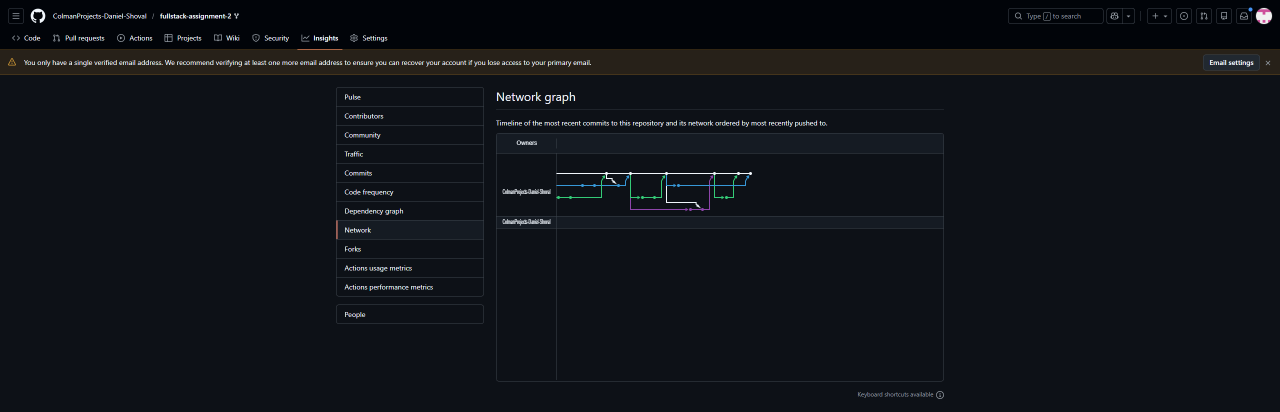
#> input picture backend/network.png, 2559 x 824 px (shown at 1/2 size)
$ python -i pixel_metrics.py   (imports and definitions only)
#> lines starting #> are read from the running program, lines starting #| are printed output that depends on the picture; after the words box and inside, x2 and y2 are one past the last pixel; in counts of white or black regions, pixels touching at a corner belong together
"""Pixel-art-style metrics on the RAW 1024×1024 generation.

These score whether the model *already produced* something that looks like pixel art —
NOT whether the post-hoc pixel snapper can make any image look pixelated. (Running these
on the snapped 64×64 would force every condition into the pixel-art bucket regardless of
the underlying generation, which defeats the comparison.)

Three signals, each unit-scaled into [0,1] where 1 = more pixel-art-like:

- effective_palette: how many *occupied* bins after coarse 5-bit-per-channel quantisation.
  Pixel art uses 8–64 colours; photographic SDXL uses many thousands. We compute
  log-scaled and map to a wide pixel-art-friendly range.

- edge_hardness: fraction of edge pixels whose Sobel magnitude is in the MID range.
  Pixel art has step edges → mostly 0 or saturated, few mid. Photographic has ramp edges
  → many mid. We invert so 1 = hard edges.

- block_uniformity: how close a bicubic downsample is to a nearest-neighbour downsample
  of the same image. Pixel art's underlying blocks make the two agree closely;
  photographic content's high-frequency detail makes them diverge.

These are heuristic proxies (see caveats in lora-testing.md §10).
"""
from __future__ import annotations

import numpy as np
from PIL import Image
from scipy import ndimage


def _to_array_rgb(img: Image.Image) -> np.ndarray:
    return np.asarray(img.convert("RGB"), dtype=np.uint8)


def effective_palette_size(img: Image.Image) -> int:
    """Count occupied bins after coarse 5-bit-per-channel quantisation (32^3 bins).

    This counts visually-distinct colours, ignoring imperceptible noise. A photo with
    smooth gradients still fills many bins; a pixel-art sprite fills very few.
    """
    arr = _to_array_rgb(img) >> 3  # 8-bit → 5-bit (0..31)
    keys = arr[..., 0].astype(np.int64) * (32 * 32) + arr[..., 1] * 32 + arr[..., 2]
    return int(np.unique(keys).size)


def edge_hardness(img: Image.Image) -> float:
    """0..1. Higher = harder edges (pixel-art-like). Lower = soft gradients (photographic).

    Sobel magnitudes are split into 3 bins: weak (0..0.1), mid (0.1..0.3), strong (0.3..1).
    Pixel art has very few mid-range edges. Score = 1 − (mid / (mid + strong)).
    """
    gray = np.asarray(img.convert("L"), dtype=np.float32) / 255.0
    sx = ndimage.sobel(gray, axis=0)
    sy = ndimage.sobel(gray, axis=1)
    mag = np.hypot(sx, sy)
    edges = mag > 0.05  # ignore noise floor
    if edges.sum() < 100:
        return 0.0
    mid = ((mag >= 0.1) & (mag < 0.3) & edges).sum()
    strong = ((mag >= 0.3) & edges).sum()
    denom = mid + strong
    if denom == 0:
        return 0.0
    return float(1.0 - (mid / denom))


def block_uniformity(img: Image.Image, sample_size: int = 64) -> float:
    """0..1. Higher = image is built from large uniform blocks (pixel art).

    Downsample by NEAREST (preserves blocks) vs BICUBIC (averages high frequencies).
    Pixel art makes them agree; photographic content makes them differ.
    """
    rgb = img.convert("RGB")
    near = np.asarray(rgb.resize((sample_size, sample_size), Image.Resampling.NEAREST),
                      dtype=np.float32)
    bicu = np.asarray(rgb.resize((sample_size, sample_size), Image.Resampling.BICUBIC),
                      dtype=np.float32)
    rmse = float(np.sqrt(((near - bicu) ** 2).mean()))
    # rmse=0 → identical (pixel art); rmse=40+ → photographic. Scale to [0,1].
    return float(np.clip(1.0 - (rmse / 40.0), 0.0, 1.0))


def _palette_score(palette_size: int) -> float:
    """Map raw palette count → 0..1 score. Peaks in the pixel-art range (~16..256 bins),
    drops off above 4096 (photographic territory).
    """
    if palette_size <= 0:
        return 0.0
    log_p = np.log2(palette_size)
    # log2(16) = 4, log2(256) = 8: the sweet spot.
    # log2(4096) = 12: clearly not pixel art any more.
    if log_p <= 8.0:
        # Up to 256 bins: gently rising from 0 colour types
        return float(np.clip(log_p / 8.0, 0.0, 1.0)) ** 0.5  # sqrt to be generous on small palettes
    # Above 256 bins: penalise linearly to 0 at 4096.
    return float(np.clip(1.0 - (log_p - 8.0) / 4.0, 0.0, 1.0))


def score(img: Image.Image) -> dict[str, float]:
    """Returns raw metric values plus the composite pixel_art score in [0,1]."""
    pal = effective_palette_size(img)
    hard = edge_hardness(img)
    block = block_uniformity(img)
    composite = 0.4 * _palette_score(pal) + 0.3 * hard + 0.3 * block
    return {
        "palette_size": float(pal),
        "edge_hardness": float(hard),
        "block_uniformity": float(block),
        "pixel_art": float(composite),
    }

>>> from PIL import Image
>>> picture = Image.open('../../../../backend/network.png')
#> picture is the input picture: PIL image 2559x824 RGBA; mean R, G, B, A 15.7, 19.1, 24.2, 255
>>> result = score(picture)
#> in effective_palette_size, `arr = _to_array_rgb(img) >> 3`:
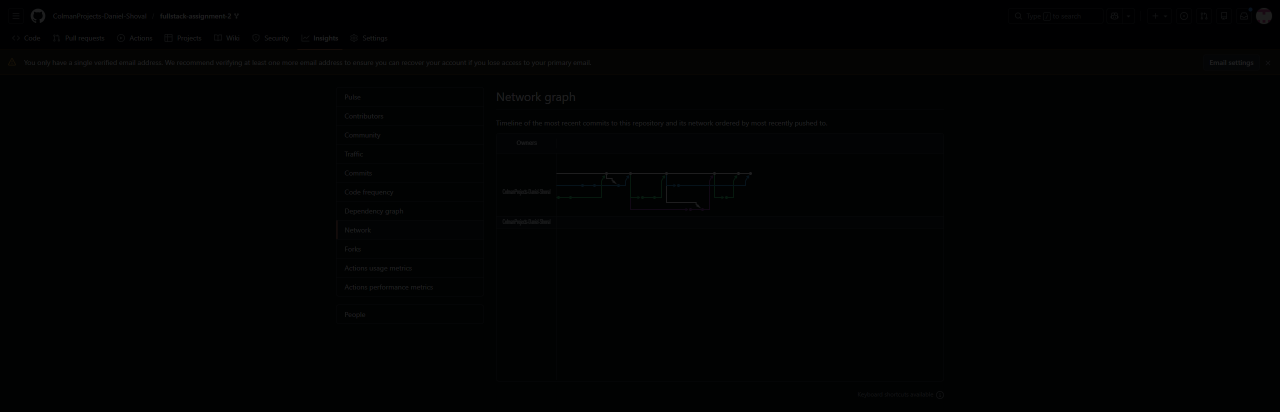
#> arr: shape (824, 2559, 3) (shown at 1/2 size); mean R, G, B 1.4, 2.2, 2.3
#> in score, `pal = effective_palette_size(img)`: pal = 934
#> in edge_hardness, `sx = ndimage.sobel(gray, axis=0)`:
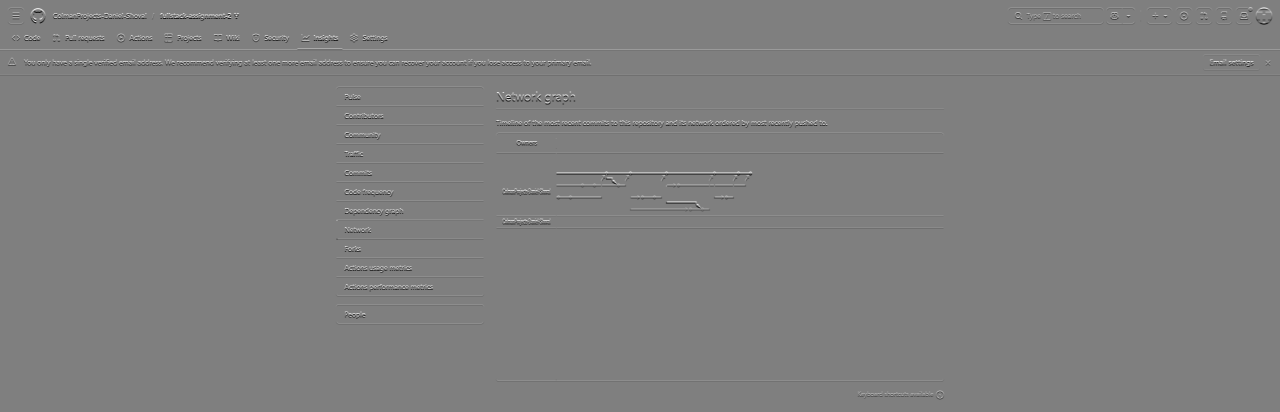
#> sx: shape (824, 2559) float32 (shown at 1/2 size); min -3.78, max 3.78, mean 0.000457; drawn with min black and max white
#> in edge_hardness, `mag = np.hypot(sx, sy)`:
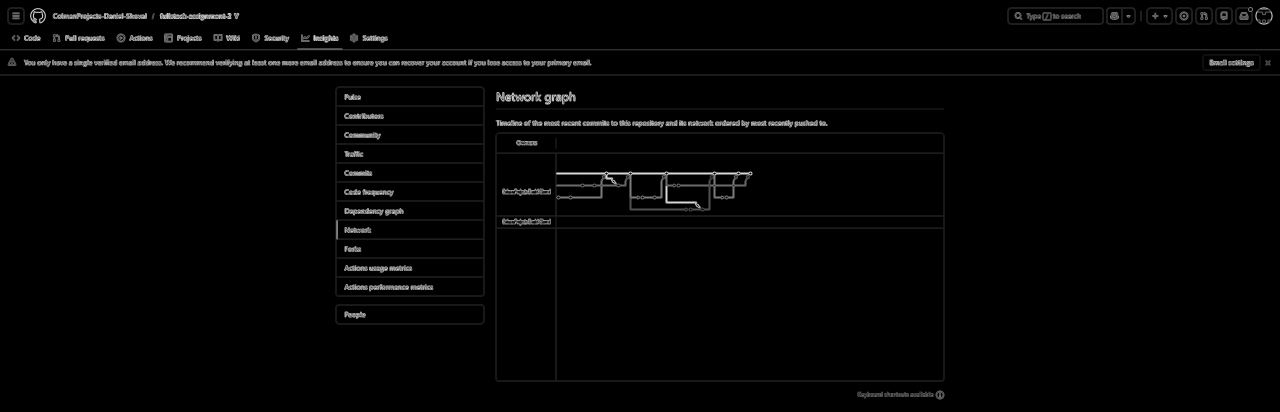
#> mag: shape (824, 2559) float32 (shown at 1/2 size); min 0, max 4.23, mean 0.0658; drawn with min black and max white
#> in edge_hardness, `edges = mag > 0.05`:
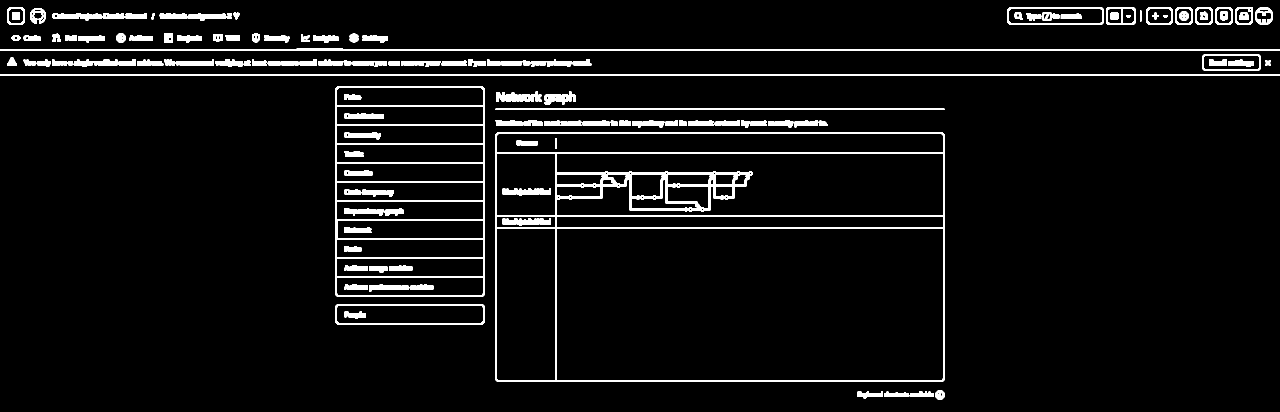
#> edges: shape (824, 2559) bool (shown at 1/2 size); 4.8% white; 137 white regions, largest, box (x1, y1, x2, y2) and area: (991, 265, 1889, 764) 22511, (671, 173, 969, 594) 9528, (0, 97, 2559, 101) 7770
#> in edge_hardness, `mid = ((mag >= 0.1) & (mag < 0.3) & edges).sum()`: mid = 9190
#> in edge_hardness, `strong = ((mag >= 0.3) & edges).sum()`: strong = 90266
#> in edge_hardness, `denom = mid + strong`: denom = 99456
#> in score, `hard = edge_hardness(img)`: hard = 0.908
#> in block_uniformity, `near = np.asarray(rgb.resize((sample_size, sample_size), Image.Resampl..`:
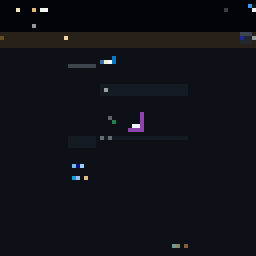
#> near: shape (64, 64, 3) float32 (shown 4 times larger); mean R, G, B 14.7, 18, 23.3
#> in block_uniformity, `bicu = np.asarray(rgb.resize((sample_size, sample_size), Image.Resampl..`:
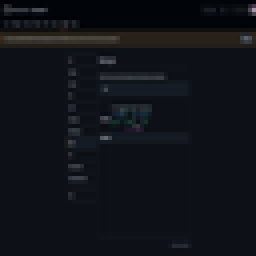
#> bicu: shape (64, 64, 3) float32 (shown 4 times larger); mean R, G, B 15.8, 19.2, 24.2
#> in block_uniformity, `rmse = float(np.sqrt(((near - bicu) ** 2).mean()))`: rmse = 13.81
#> in score, `block = block_uniformity(img)`: block = 0.655
#> in _palette_score, `log_p = np.log2(palette_size)`: log_p = 9.87
#> in score, `composite = 0.4 * _palette_score(pal) + 0.3 * hard + 0.3 * block`: composite = 0.682
#> result = {'palette_size': 934, 'edge_hardness': 0.908, 'block_uniformity': 0.655, 'pixel_art': 0.682}
